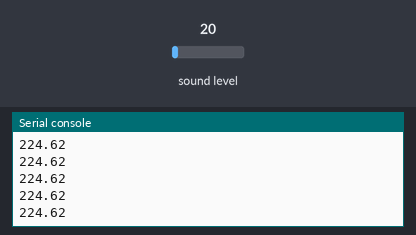
A program run on a simulated CircuitPython board. Parts: the last lines printed to the serial console. Inputs (shaded band) come from the test bench; at power-on: sound level 20.

Above: at 1.2 s.
1.3 s: sound level set to 5
At 2.0 s:
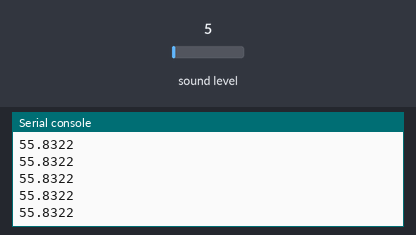
2.8 s: sound level set to 64
At 3.6 s:
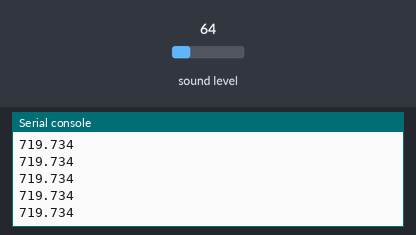
Timing chart, 0 to 5.8 s (numbered marks = the images above; inputs shaded):
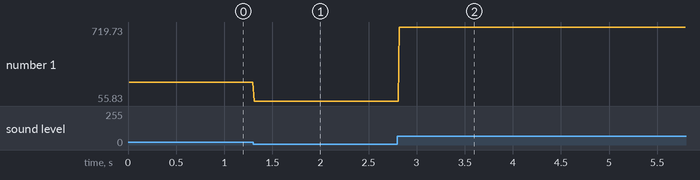

Measured:
- after the input at 1.3 s, the serial console: prints a new line at once (image 1)
- after the input at 2.8 s, the serial console: prints a new line at once (image 2)
- plotted number 1: 224.62 → 55.83 after the input at 1.3 s, 55.83 → 719.73 after the input at 2.8 s

The program:

basics.py
```python
import audiobusio
import array
import board
import math
import time


def mean(values):
    return sum(values)/len(values)

def normalized_rms(values):
    minbuf = int(mean(values))
    samples_sum = sum(float(sample - minbuf) * (sample-minbuf) for sample in values)
    return math.sqrt(samples_sum / len(values))


mic = audiobusio.PDMIn(board.MICROPHONE_CLOCK, board.MICROPHONE_DATA, sample_rate= 16000, bit_depth=16)
samples = array.array("H",[0]*160)

while True:
    mic.record(samples, len(samples))
    magnitude = normalized_rms(samples)
    print(magnitude)
```
